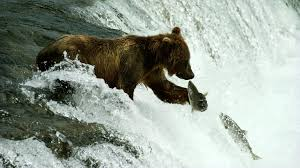
#> input picture imag.jpg, 300 x 168 px, found by its file name
$ python initial_test.py
#> lines starting #> are read from the running program, lines starting #| are printed output that depends on the picture
# -*- coding: utf-8 -*-
"""
Created on Sat May 18 18:01:24 2019

BLURRING EXERCISES


@author: RADU
"""

import cv2
import numpy as np
img=cv2.imread('imag.jpg');
#> img is the input picture: shape (168, 300, 3); mean B, G, R 152.1, 162.3, 152.8
img2=cv2.imread('imag.jpg',0);
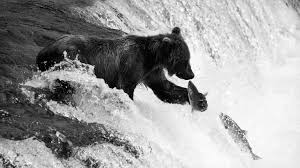
#> img2: shape (168, 300); min 0, max 255, mean 158.2
cv2.imshow('greyscale',img2);
cv2.imshow('original image',img)
blur=cv2.blur(img, (5,5));
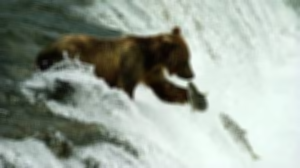
#> blur: shape (168, 300, 3); mean B, G, R 152.1, 162.3, 152.8
blurg=cv2.blur(img2, (5,5));
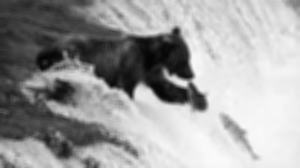
#> blurg: shape (168, 300); min 4, max 250, mean 158.2
cv2.imshow('blurred greyscale',blurg);
cv2.imshow('blurred 5x5',blur);
blur2=cv2.blur(img,(50,50));
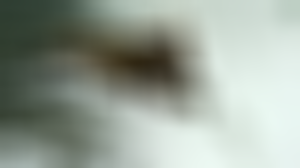
#> blur2: shape (168, 300, 3); mean B, G, R 151.7, 162, 152.4
cv2.imshow('blurred 50x50',blur2)
sharp=cv2.bilateralFilter(blur,90,100,100)
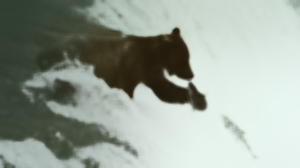
#> sharp: shape (168, 300, 3); mean B, G, R 152.5, 162.8, 153.1
cv2.imshow('sharpened',sharp)

sharp2=cv2.bilateralFilter(blurg,50,80,150);
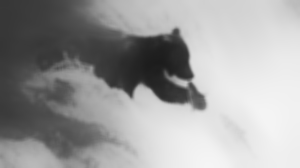
#> sharp2: shape (168, 300); min 28, max 245, mean 158.5
cv2.imshow('sharp from blurred greyscale',sharp2)
cv2.waitKey(0);
cv2.destroyAllWindows();
